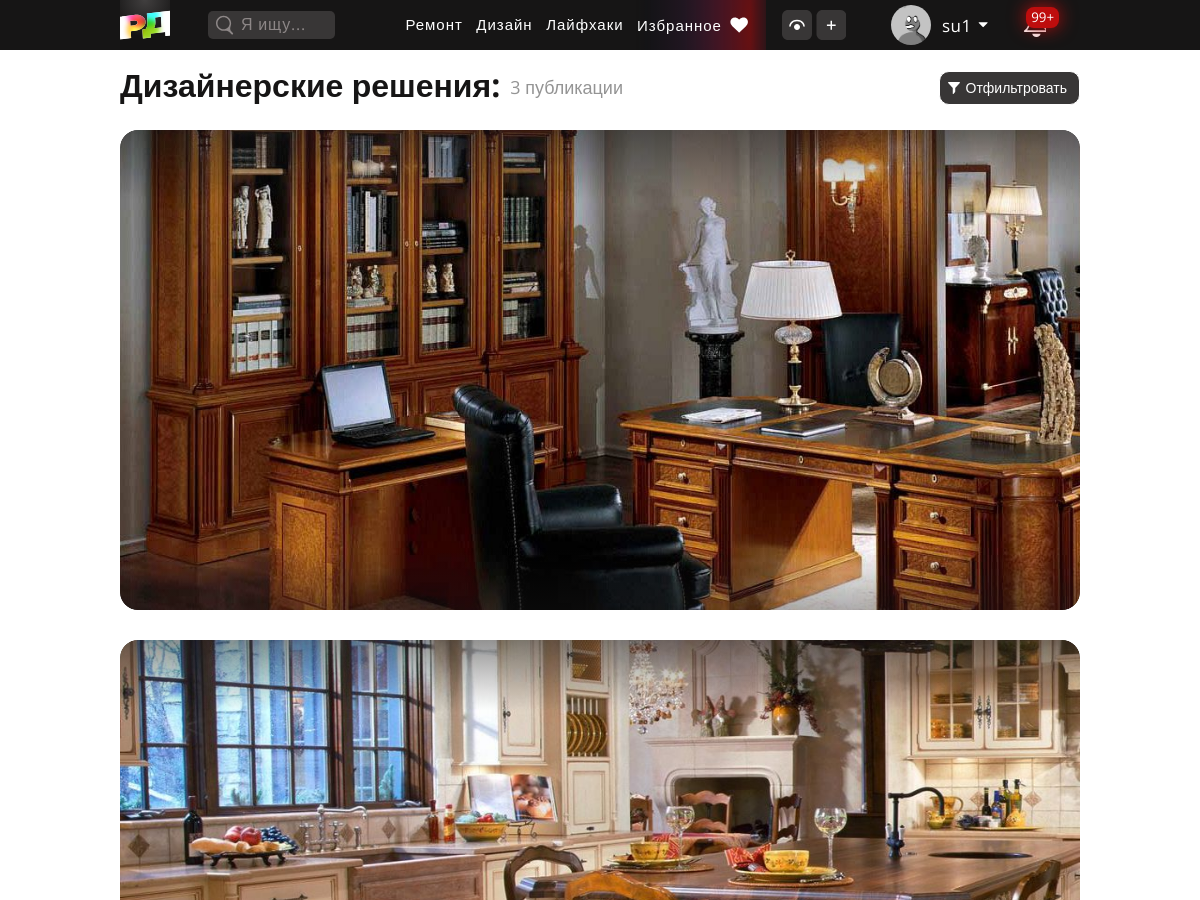
The page /pub/designs/ (signed in, upper part) on the database as committed earlier.
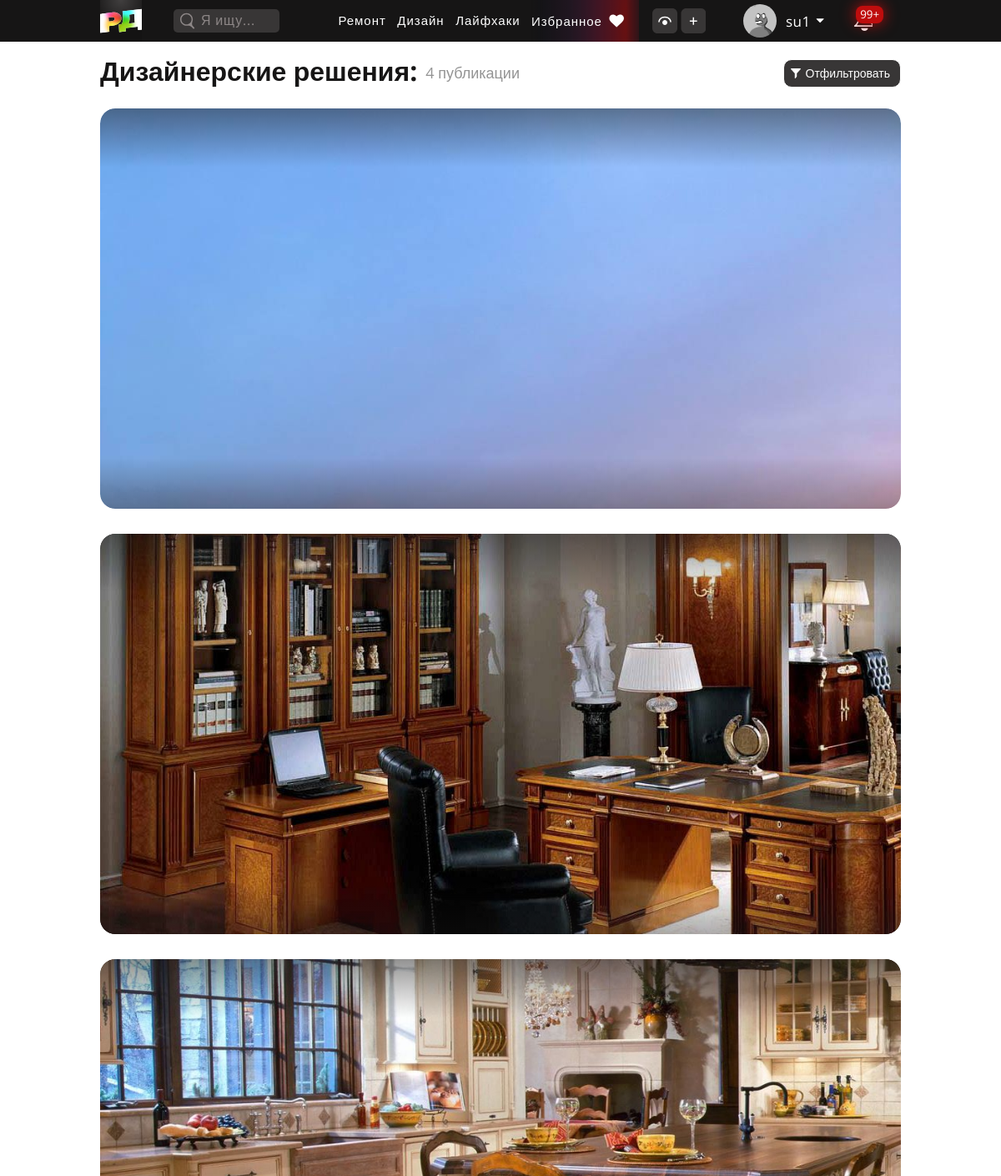
The same page on the database as committed later.
### publicationapp/models.py (models this page shows, shortened)
class Publication(models.Model):
    title = models.CharField(max_length=135, verbose_name='Заголовок публикации')
    role = models.ForeignKey('PubRoles', on_delete=models.SET_DEFAULT, default=1, verbose_name='Вид публикации', blank=False)
    preview = models.FileField(max_length=200, upload_to='pub_media', validators=[FileExtensionValidator(['mp4', 'mov', 'png', 'jpg', 'jpeg', 'pdf'])], verbose_name='Превью')
    content_first_desc =  models.TextField(verbose_name='Текст перед фотографиями', default='')
    content_last_desc =  models.TextField(verbose_name='Текст после фотографий', blank=True, null=True, default='')
    author = models.ForeignKey(settings.AUTH_USER_MODEL, on_delete=models.DO_NOTHING, null=True, verbose_name='Автор')
    pushed = models.DateTimeField(auto_now_add=True, verbose_name='Дата и время публикации')
    cost_min = models.PositiveIntegerField(blank=True, default=0, verbose_name='бюджет от')
    cost_max = models.PositiveIntegerField(blank=True, default=1, verbose_name='бюджет до')
    seen_count = models.IntegerField(default=0, verbose_name='Сколько раз публикация была просмотрена')
    saved_count = models.IntegerField(default=0, verbose_name='Сколько раз публикация была сохранена')
    reported_count = models.IntegerField(default=0, verbose_name='Сколько раз на публикация было жалоб')
    shared_count = models.IntegerField(default=0, verbose_name='Сколько раз нажали поделиться публикацией')
    average_age_watchers = models.IntegerField(default=0, verbose_name='Средний возраст просмотревших')
    average_age_savers = models.IntegerField(default=0, verbose_name='Средний возраст сохранивших')
    class Meta:
        verbose_name = 'Публикация'
        verbose_name_plural = 'Публикации'
        ordering = ('-pushed',)

### publicationapp/views.py (the view)
# urls.py: path('designs/', publicationapp.DesignsWatch.as_view(), name='designs'),
class DesignsWatch(ListView):
    model = Publication
    template_name = 'publicationapp/designs.html'
    context_object_name = 'pubs'
    def get_queryset(self):
        return Publication.objects.filter(role=21)
    def get_context_data(self, **kwargs):
        context = super(DesignsWatch, self).get_context_data(**kwargs)
        saved_urls = SavedPubs.objects.filter(saver_id=self.request.user, pub_id__role=21)
        saved_pubs = [sp.pub_id.id for sp in saved_urls]
        context.update({
            'saved_pubs': saved_pubs
        })
        return context

### publicationapp/templates/publicationapp/designs.html (shortened to what this page needs)
{% extends 'mainapp/base.html' %}
{% block css %}
  <link rel="stylesheet" href="/static/lib\css\style_header.css">
  <link rel="stylesheet" href="/static/lib\css\style_footer.css">
  <link rel="stylesheet" href="/static/lib\css\style_watch_designs.css">
  <link rel="stylesheet" href="/static/lib\css\style_filter.css">
{% endblock %}
{% block content %}
  <div class="page_title">
      <p class="title_p">Дизайнерские решения:</p>
      <p class="count_pubs">{{ pubs.count }} публикации</p>
  </div>
  <div class="pubs_container">
    {% for p in pubs %}
        <div class="pub_one design" id="{{ p.id }}">
          <div class="img_from_pub">
            <img src="{{ p.preview.url }}" alt="">
            <div class="img_black_gradient"> </div>
          </div>
        </div>
    {% endfor %}
  </div>
	<div class="filter_and_gradient">
		<div class="filter_and_gradient_container">
		  <button class="filter_button button_and_submit__without__bgn_and_border">
			<div class="filter">
			  <div class="filter_btn">
				<img class="filter_logo dont_close_on_click" src="/static/sources/SVG/filter_logo.svg" alt="">
				<p class="filter_p dont_close_on_click">Отфильтровать</p>
			  </div>
			</div>
		  </button>
		</div>
	</div>
{% endblock %}

Rows that differ between the two databases and show on the page:
added Publication: preview (picture)
Other text that changed with them:
{{ pubs.count }}: "3" → "4"
